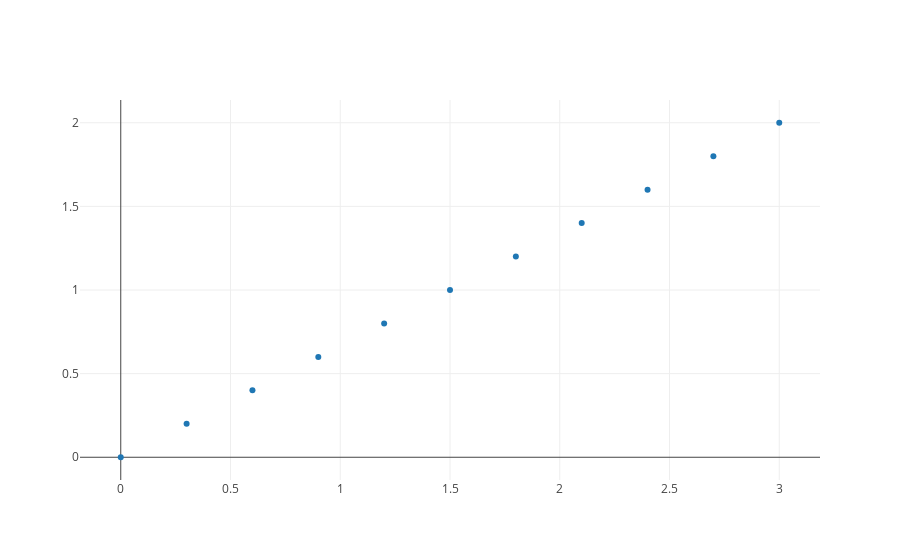

The cell this chart's notebook holds for it:
### Markdown cell above
### 3.5.3 원점을 지나는 선분
하나의 벡터와 스칼라 곱을 통해 스케일링하여 원점을 지나는 선분을 만들 수 있다. 아래의 예제는 벡터 $[3, 2]$를 스케일링하여 선분을 만드는 예시이다.

### Code cell
vecs = [[3 * (i/10), 2 * (i/10)] for i in range(11)]
vecs = np.array(vecs)
x = vecs[:, 0]
y = vecs[:, 1]
plot(x, y)

### Figure 1 — Plotly figure (JSON) as saved in the notebook; plotly's stock layout.template omitted (floating-point values rounded to 4 significant figures)
{"data": [{"mode": "markers", "type": "scatter", "uid": "f132a4", "x": [0, 0.3, 0.6, 0.9, 1.2, 1.5, 1.8, 2.1, 2.4, 2.7, 3], "y": [0, 0.2, 0.4, 0.6, 0.8, 1, 1.2, 1.4, 1.6, 1.8, 2]}], "layout": {"autosize": true, "showlegend": false, "xaxis": {"autorange": true, "range": [-0.1859, 3.186], "rangemode": "negative", "type": "linear"}, "yaxis": {"autorange": true, "range": [-0.1465, 2.146], "rangemode": "negative", "type": "linear"}}}
